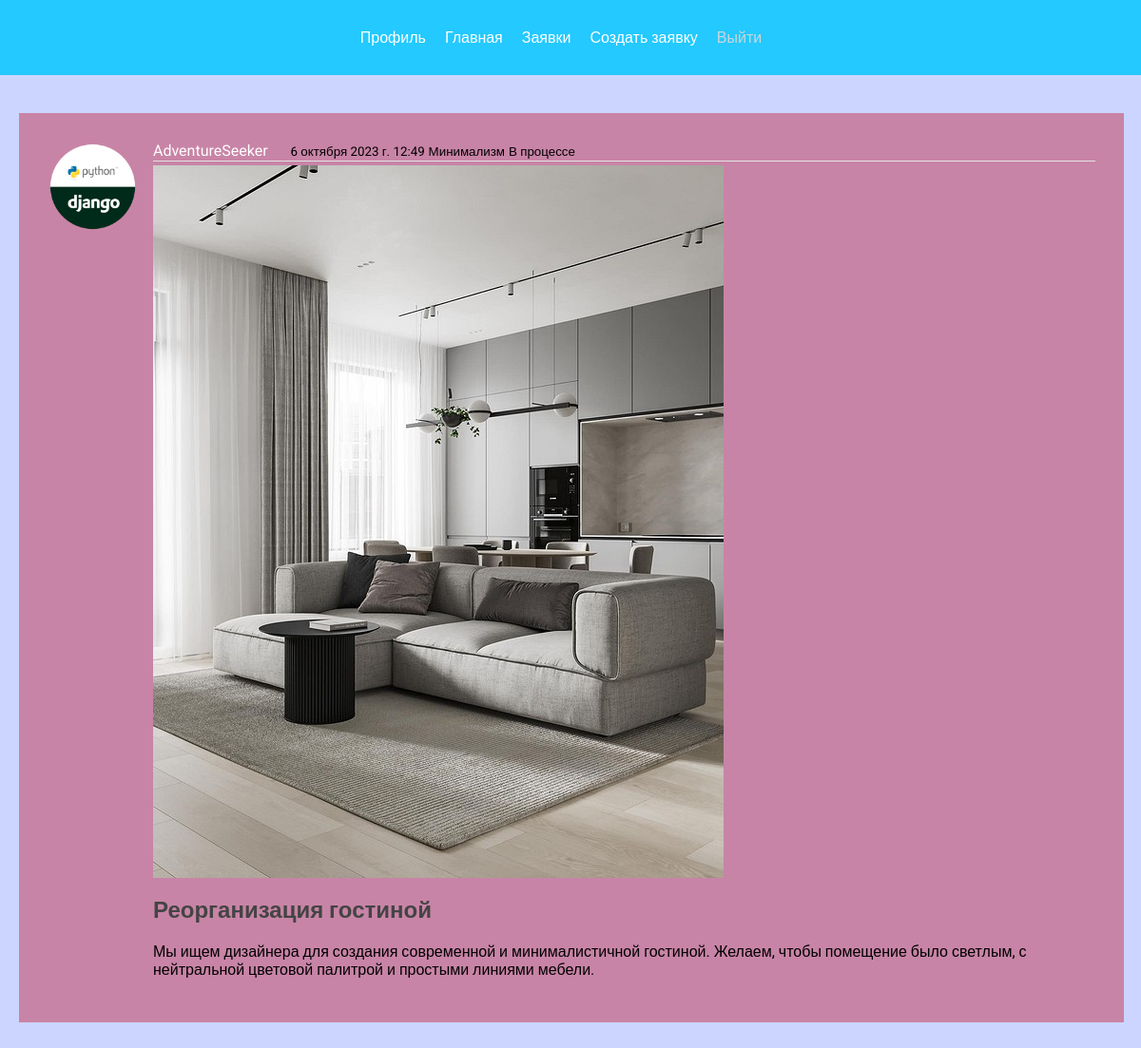
/post/2/ (signed in), run on the app's committed database.
### blog/models.py (models this page shows, shortened)
class Post(models.Model):
    STATUS_CHOICES = [
        ('new', 'Новая'),
        ('in_progress', 'Принято в работу'),
        ('completed', 'Выполнено'),
    ]
    title = models.CharField(max_length=100)
    content = models.TextField()
    created_at = models.DateTimeField(auto_now_add=True)
    updated_at = models.DateTimeField(auto_now=True)
    user = models.ForeignKey(User, on_delete=models.CASCADE)
    image = models.ImageField(upload_to='images')
    category = models.ForeignKey(Category, on_delete=models.CASCADE)
    status = models.CharField(max_length=20, choices=STATUS_CHOICES, default='new')
    comment = models.TextField(null=True, blank=True)
    image_after = models.ImageField(upload_to='images', null=True, blank=True)

class Category(models.Model):
    title = models.CharField(max_length=100)
    def __str__(self):
        return self.title

### users/models.py (models this page shows, shortened)
class Profile(models.Model):
    user = models.OneToOneField(User, on_delete=models.CASCADE)
    image = models.ImageField(default='django.png', upload_to='profile_pics')

### blog/views.py (the view)
# urls.py: path('post/<int:pk>/', post_detail, name='post_detail'),
@login_required
def post_detail(request, pk):
    post = get_object_or_404(Post, pk=pk)
    return render(request, 'blog/post_detail.html', {'post': post})

### blog/templates/blog/post_detail.html (shortened to what this page needs)
{% extends 'blog/base.html' %}
{% block content %}
  <article class="media content-section">
    <img class="rounded-circle article-img" src="{{ post.user.profile.image.url }}" />
    <div class="media-body">
      <div class="article-metadata">
        <a class="mr-2" href="{% url 'post_list' %}">{{ post.user.username }}</a>
        <small class="text-muted">{{ post.created_at }}</small>
        <small class="text-muted">{{ post.category }}</small>
        <small class="text-muted">
          {% if post.status == 'in_progress' %} В процессе {% endif %}
        </small>
      </div>
      <img class="w-100" src="{{ post.image.url }}" />
      <h2 class="article-title">{{ post.title }}</h2>
      <p class="article-content">{{ post.content }}</p>
    </div>
  </article>
{% endblock %}

### blog/static/style.css (style rules this page uses)
body { margin: 0; padding: 0; font-family: 'Roboto', sans-serif; background: #CCD5FF; color: #000000; }
a { text-decoration: none; color: #ffffff; margin-right: 20px; }
.content-section { display: flex; justify-content: center; background: #C884A6; padding: 30px; margin-bottom: 20px; margin-top: 20px; width: 95%; height: auto; }
.article-title { color: #444444; }
.article-content { white-space: pre-line; }
.article-img { height: 95px; width: 95px; margin-right: 16px; }
.article-metadata { padding-bottom: 1px; margin-bottom: 4px; border-bottom: 1px solid #e3e3e3 }

### data on the page
Post: user.profile.image (picture), user.username "AdventureSeeker", created_at "6 октября 2023 г. 12:49", category "Минимализм", image (picture), title "Реорганизация гостиной", content "Мы ищем дизайнера для создания современной и минималистичной гостиной. Желаем, чтобы помещение было светлым, с нейтральной цветовой палитрой и простыми линиями мебели."
